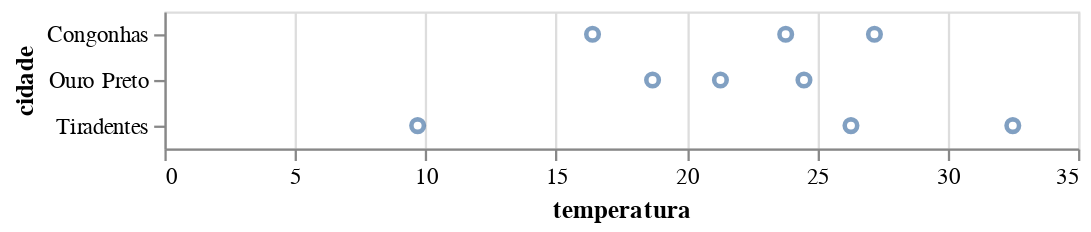

This figure's notebook cell:
### Markdown cell above
No gráfico acima, as observações (linhas da tabela) foram distribuídas ao longo do eixo-y, que codificou a variável cidade. Agora os pontos foram distribuídos, mas ainda estão parcialmente sobrepostos pois temos 9 observações, mas estamos exibindo apenas 3 pontos.

Iremos explorar aplicações de diferentes canais de codificação com algunas exemplos, veja uma breve lista com algumas das possibilidades:

- `y`: codificação do eixo-y
- `x`: codificação do eixo-x
- `color`: codificação das cores
- `shape`: codificação dos formatos
- `size`: codificação dos tamanhos
- `tooltip`: codificação para a interatividade

Vamos visualizar melhor as observações, codificando a variável temperatura no eixo-x:

### Code cell
alt.Chart(dados).mark_point().encode(
    y = 'cidade',
    x = 'temperatura'
)

### Figure 1 — Vega-Lite specification as saved in the notebook (floating-point values rounded to 4 significant figures)
{"config": {"view": {"continuousWidth": 400, "continuousHeight": 300}}, "data": {"name": "data-86d1d7476d6cf273810db465707f1557"}, "mark": "point", "encoding": {"x": {"field": "temperatura", "type": "quantitative"}, "y": {"field": "cidade", "type": "nominal"}}, "$schema": "https://vega.github.io/schema/vega-lite/v4.17.0.json", "datasets": {"data-86d1d7476d6cf273810db465707f1557": [{"cidade": "Ouro Preto", "descricao": "O coração de Minas", "mes": "Jan", "temperatura": 24.5}, {"cidade": "Ouro Preto", "descricao": "O coração de Minas", "mes": "Mai", "temperatura": 18.7}, {"cidade": "Ouro Preto", "descricao": "O coração de Minas", "mes": "Set", "temperatura": 21.3}, {"cidade": "Congonhas", "descricao": "A cidade dos Profetas", "mes": "Jan", "temperatura": 27.2}, {"cidade": "Congonhas", "descricao": "A cidade dos Profetas", "mes": "Mai", "temperatura": 16.4}, {"cidade": "Congonhas", "descricao": "A cidade dos Profetas", "mes": "Set", "temperatura": 23.8}, {"cidade": "Tiradentes", "descricao": "A mais charmosa de Minas", "mes": "Jan", "temperatura": 32.5}, {"cidade": "Tiradentes", "descricao": "A mais charmosa de Minas", "mes": "Mai", "temperatura": 9.7}, {"cidade": "Tiradentes", "descricao": "A mais charmosa de Minas", "mes": "Set", "temperatura": 26.3}]}}
